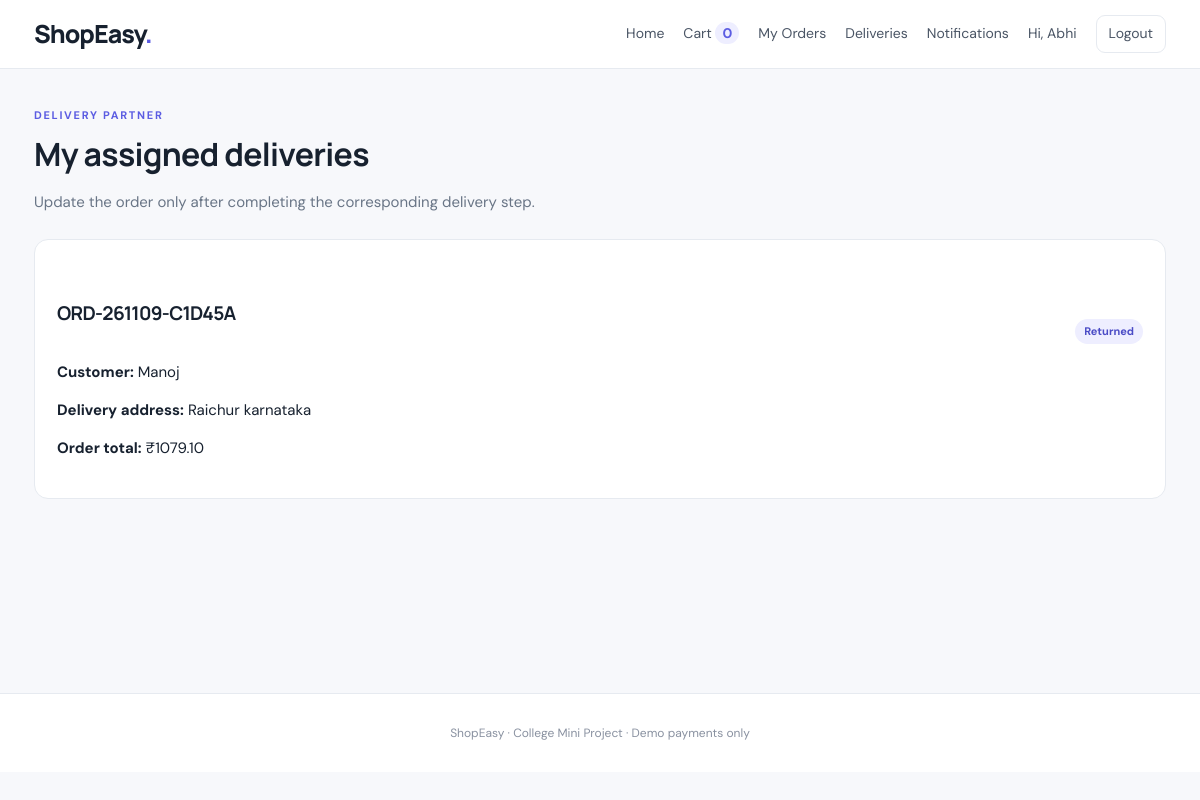
Page /delivery (signed in) on the committed database.
### tables this page shows
CREATE TABLE orders(id INTEGER PRIMARY KEY AUTOINCREMENT, order_number TEXT UNIQUE NOT NULL, user_id INTEGER NOT NULL, customer_name TEXT NOT NULL, address TEXT NOT NULL, payment_method TEXT NOT NULL, payment_status TEXT NOT NULL, subtotal REAL NOT NULL, discount REAL NOT NULL, total REAL NOT NULL, status TEXT NOT NULL DEFAULT 'Confirmed', created_at TEXT NOT NULL, assigned_agent_id INTEGER REFERENCES users(id), handed_over_at TEXT, delivered_at TEXT, FOREIGN KEY(user_id) REFERENCES users(id));

### app.py (the view)
@app.route('/delivery')
@delivery_required
def delivery_dashboard():
    conn=get_db(); assigned=conn.execute('SELECT * FROM orders WHERE assigned_agent_id=? ORDER BY id DESC',(session['user_id'],)).fetchall(); conn.close(); return render_template('delivery.html',orders=assigned)

### app.py (called while the page is built)
def csrf_token():
    if '_csrf' not in session:
        session['_csrf'] = secrets.token_urlsafe(32)
    return session['_csrf']

@app.context_processor
def inject_globals():
    return {'cart_count': sum(int(q) for q in session.get('cart', {}).values()), 'csrf_token': csrf_token,
            'return_window_days': RETURN_WINDOW_DAYS, 'razorpay_key_id': os.environ.get('RAZORPAY_KEY_ID')}

@app.before_request
def protect_post_requests():
    if request.method == 'POST':
        supplied = request.form.get('_csrf_token', '') or request.headers.get('X-CSRF-Token', '')
        expected = session.get('_csrf', '')
        if not supplied or not expected or not hmac.compare_digest(supplied, expected):
            abort(400, description='Security token missing or expired. Refresh the page and try again.')

def get_db():
    conn = sqlite3.connect(DB_PATH, timeout=15)
    conn.row_factory = sqlite3.Row
    conn.execute('PRAGMA foreign_keys=ON')
    return conn

def role_required(*roles):
    def deco(fn):
        @wraps(fn)
        def wrapper(*a, **kw):
            if 'user_id' not in session: return redirect(url_for('login'))
            if session.get('role') not in roles:
                flash('You do not have permission to access that page.', 'danger'); return redirect(url_for('index'))
            return fn(*a, **kw)
        return wrapper
    return deco

### templates/delivery.html (shortened to what this page needs)
{% extends "base.html" %}{% block content %}<div class="page-heading"><p class="eyebrow">DELIVERY PARTNER</p><h1>My assigned deliveries</h1><p class="muted">Update the order only after completing the corresponding delivery step.</p></div>{% for o in orders %}<section class="panel admin-section"><div class="section-head"><h2>{{ o.order_number }}</h2><span class="status-pill">{{ o.status }}</span></div><p><strong>Customer:</strong> {{ o.customer_name }}</p><p><strong>Delivery address:</strong> {{ o.address }}</p><p><strong>Order total:</strong> ₹{{ "%.2f"|format(o.total) }}</p></section>{% else %}<div class="empty-state"><h2>No deliveries assigned</h2><p>New assignments from the seller will appear here.</p></div>{% endfor %}{% endblock %}

### static/style.css (style rules this page uses)
:root { --ink:#17212f;--muted:#697586;--line:#e6eaf0;--bg:#f7f8fb;--primary:#5b5ce2;--primary-dark:#4647c6;--red:#c24141 }
* { box-sizing:border-box }
body { margin:0;background:var(--bg);color:var(--ink);font:15px/1.55 'DM Sans',Arial,sans-serif }
.eyebrow { font-size:11px;letter-spacing:1.7px;font-weight:700;color:var(--primary);margin:0 0 8px }
.section-head { display:flex;justify-content:space-between;align-items:end;margin:38px 0 17px }
.section-head h2,.page-heading h1 { font:700 28px Manrope,sans-serif;letter-spacing:-.7px;margin:0 }
.muted { color:var(--muted) }
.page-heading { margin:10px 0 25px }
.page-heading h1 { font-size:32px;margin-bottom:5px }
.panel,.summary-card { background:white;border:1px solid var(--line);border-radius:14px;padding:22px }
.summary-card h2,.panel h2 { font:700 19px Manrope,sans-serif;margin:0 0 16px }
.status-pill { display:inline-block;background:#eeeeff;color:#4b4cc6;padding:4px 9px;border-radius:20px;font-size:11px;font-weight:700;white-space:nowrap }
.admin-section { margin-bottom:20px }
.admin-section h2 { margin-bottom:18px }

### rows in the picture
orders: order_number "ORD-261109-C1D45A", status "Returned", customer_name "Manoj", address "Raichur karnataka", total "1079.10"

### other values in the picture
{{ cart_count }} "0"
{{ session.get('name') }} "Abhi"
